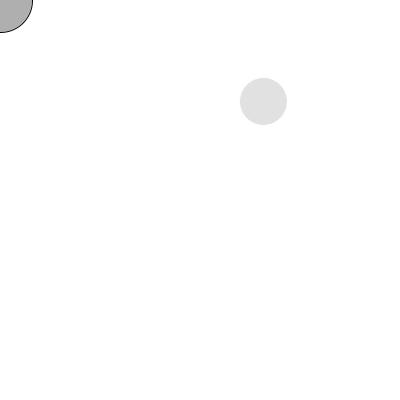
Frame 1 (no input)
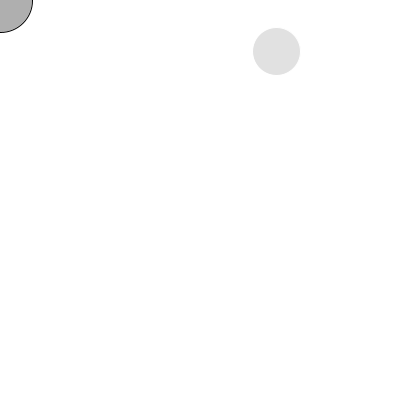
Frame 60 (the mouse pressed at the canvas centre just before this capture)
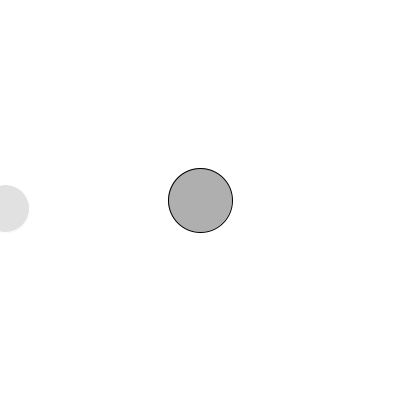
Frame 120 (the mouse held since frame 60 and released just before this capture)

The Processing sketch that drew these frames (run headless with seeded random() and noise(); from frame 60 on, the mouse is pressed at the canvas centre):

// Processing sketch: Example10_1
// ── Example10_1.pde
Catcher catcher; 
Raindrop raindrop1;
Raindrop raindrop2;

void setup() {
  size(400, 400);
  // initialize Catcher object
  catcher = new Catcher(32);
  // initialize Raindrop objects
  raindrop1 = new Raindrop(24);
  raindrop2 = new Raindrop(32);
  smooth();
}

void draw(){
  background(255);
  catcher.setLocation(mouseX, mouseY);
  catcher.display();
  raindrop1.move();
  raindrop1.display();
  
}
// ── Ball.pde
// Learning Processing
// Daniel Shiffman
// http://www.learningprocessing.com

// Example 10-3: Bouncing ball with intersection

class Ball {

  float r; // radius
  float x, y;
  float xspeed, yspeed;
  color c = color(100, 50);

  // Constructor
  Ball(float tempR) {
    r = tempR;
    x = random(width);
    y = random(height);
    xspeed = random( -5, 5);
    yspeed = random( -5, 5);
  }

  void move() {
    x += xspeed; // Increment x
    y += yspeed; // Increment y

    // Check horizontal edges
    if (x > width || x < 0) {
      xspeed *= - 1;
    }

    // Check vertical edges
    if (y > height || y < 0) {
      yspeed *= - 1;
    }
  }
 
  

  // Whenever the balls are touching, this highlight() function is called 
  // and the color is darkened.
  void highlight() { 
    c = color(0, 150);
  }

  // Draw the ball
  void display() {
    stroke(0);
    fill(c);
    ellipse(x, y, r*2, r*2);
    // After the ball is displayed, the color is reset back to a darker gray.
    c = color(100, 50);
  }

  // A function that returns true or false based on whether two circles intersect
  // If distance is less than the sum of radii the circles touch
  boolean intersect(Ball b) {

    // Objects can be passed into functions as arguments too! 
    float distance = dist(x, y, b.x, b.y); // Calculate distance

    // Compare distance to sum of radii
    if (distance < r + b.r) {
      return true;
    } else {
      return false;
    }
  }
}
// ── Catcher.pde
// Catcher class -- object that creates Catcher objects for our raincatcher game

class Catcher {
  
  float r; // radius
  float x,y; // location
  
  Catcher(float tempR) {
    r = tempR;
    x = 0;
    y = 0;
}

void setLocation(float tempX, float tempY) {
  x = tempX;
  y = tempY;
}

void display() {
  stroke(0);
  fill(175);
  ellipse(x, y, r*2, r*2);
}

}
// ── Raindrop.pde
// Class definition for the raindrops our user will try to 
// catch with a Catcher object. 

class Raindrop {
  float r; // radius
  float x, y; // location
  float xspeed, yspeed; // speed
  
  // Constructor
  
  Raindrop(float tempR) {
    r = tempR; 
    x = random(width);
    y = random(height);
    xspeed = random(-5, 5);
    yspeed = random(-5, 5);
  }
  
  // class methods
  
  void move() {
    x += xspeed; // increment x
    y += yspeed; // increment y
    
    // check horizontal edges
    if (x > width || x < 0){
      xspeed *= -1;
    }
      
        // check horizontal edges
    if (y > height || y < 0){
      yspeed *= -1;
    }
 
  }
  
  // draw the raindrop
  
  void display() {
    stroke(255);
    fill(100,50);
    ellipse(x, y, r*2, r*2);
  }
  
  
}
